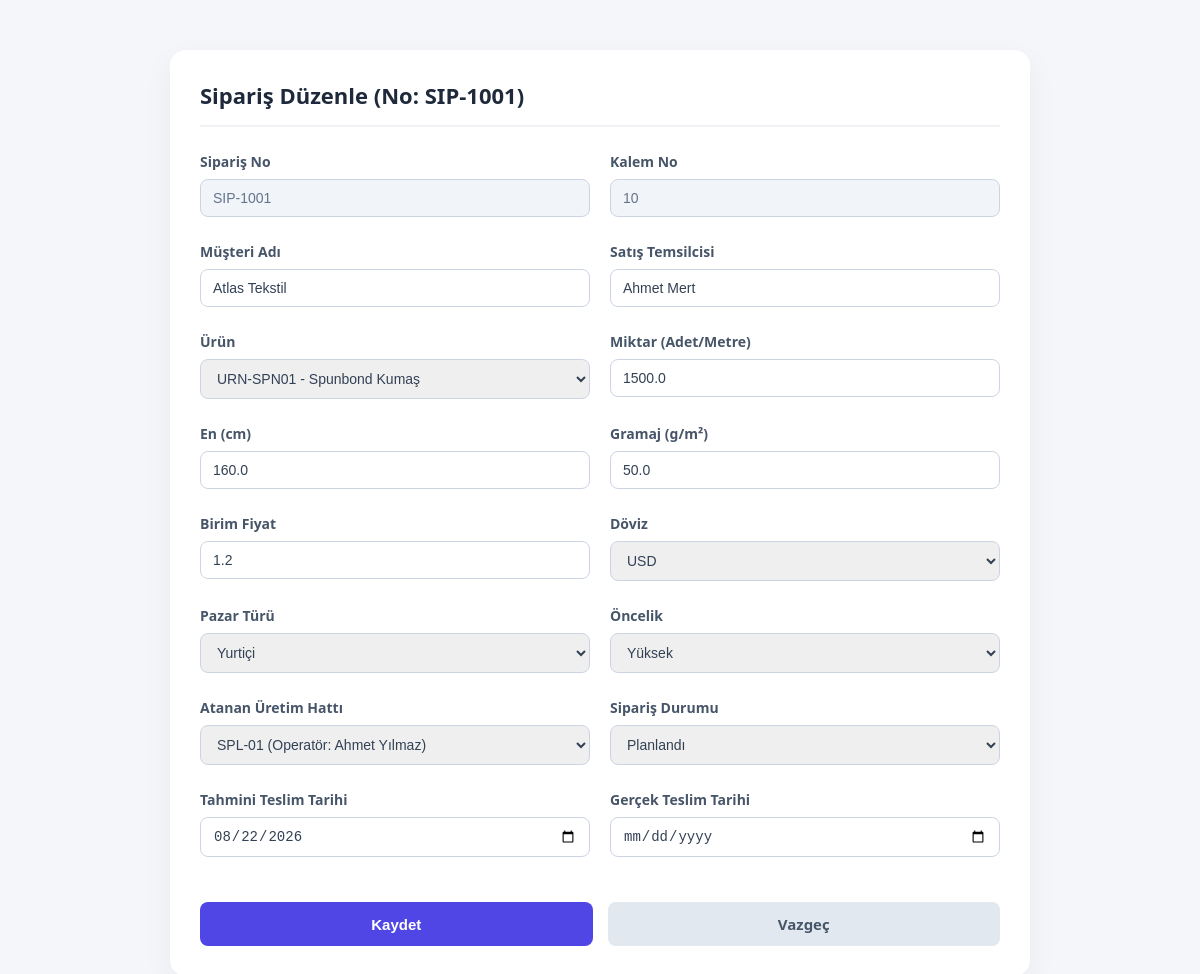
The page /orders/1/edit on the database as committed earlier.
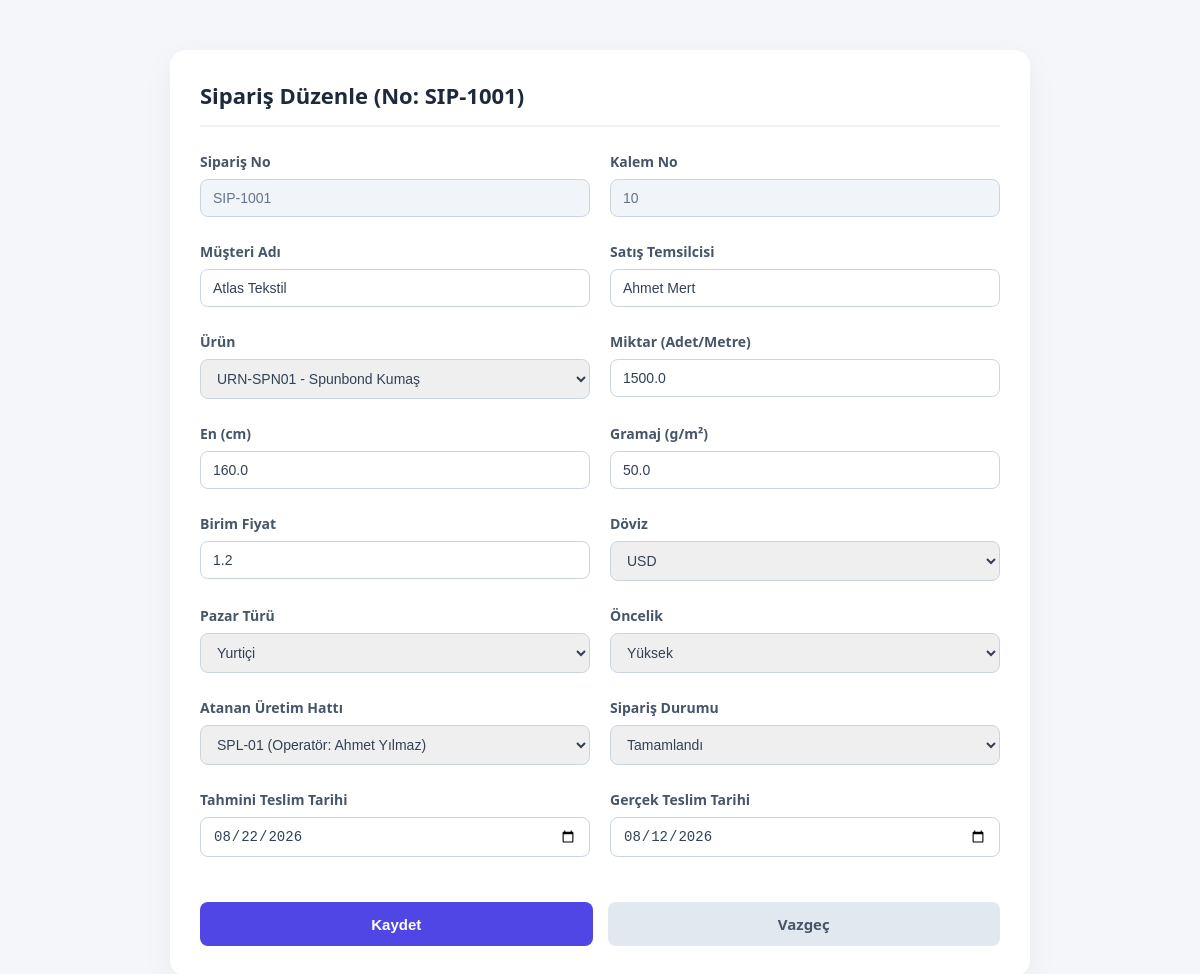
The same page on the database as committed later.
### app/models.py (models this page shows)
class Order(Base):
    __tablename__ = "orders"
    id: Mapped[int] = mapped_column(
        primary_key=True,
        index=True,
    )
    order_no: Mapped[str] = mapped_column(
        String(50),
        unique=False,
        nullable=False,
        index=True,
    )
    item_no: Mapped[str] = mapped_column(
        String(50),
        nullable=False,
        index=True,
    )
    customer_name: Mapped[str] = mapped_column(
        String(150),
        nullable=False,
    )
    product_id: Mapped[int | None] = mapped_column(
        ForeignKey("products.id"),
        nullable=True,
    )
    quantity: Mapped[float | None] = mapped_column(
        Float,
        nullable=True,
    )
    width: Mapped[float | None] = mapped_column(
        Float,
        nullable=True,
    )
    grammage: Mapped[float | None] = mapped_column(
        Float,
        nullable=True,
    )
    market_type: Mapped[str] = mapped_column(
        String(50),
        default="Yurtiçi",
        nullable=False,
    )
    sales_rep: Mapped[str | None] = mapped_column(
        String(100),
        nullable=True,
    )
    unit_price: Mapped[float] = mapped_column(
        Float,
        default=0.0,
        nullable=False,
    )
    currency: Mapped[str] = mapped_column(
        String(20),
        default="TRY",
        nullable=False,
    )
    production_line: Mapped[str | None] = mapped_column(
        String(50),
        nullable=True,
    )
    priority: Mapped[str] = mapped_column(
        String(50),
        default="Orta",
        nullable=False,
    )
    status: Mapped[str] = mapped_column(
        String(50),
        default="Yeni",
        nullable=False,
    )
    estimated_delivery_date: Mapped[date | None] = mapped_column(
        Date,
        nullable=True,
    )
    actual_delivery_date: Mapped[date | None] = mapped_column(
        Date,
        nullable=True,
    )
    completion_date: Mapped[date | None] = mapped_column(
        Date,
        nullable=True,
    )
    product = relationship("Product", back_populates="orders")

class Product(Base):
    __tablename__ = "products"
    id: Mapped[int] = mapped_column(primary_key=True, index=True)
    product_code: Mapped[str] = mapped_column(String(50), unique=True, nullable=False, index=True) # Örn: URN-SPN01
    product_name: Mapped[str] = mapped_column(String(150), nullable=False)
    product_group: Mapped[str | None] = mapped_column(String(100), nullable=True) # Örn: Spunbond, Meltblown
    standard_width: Mapped[float | None] = mapped_column(Float, nullable=True) # Standart en değeri (cm)
    grammage: Mapped[float | None] = mapped_column(Float, nullable=True) # Standart gramajı (g/m2)
    unit: Mapped[str] = mapped_column(String(20), default="Metre", nullable=False) # Ölçü birimi
    eligible_lines: Mapped[str | None] = mapped_column(String(150), nullable=True) # Üretilebildiği makineler (Örn: "SPL-01,SPL-02")
    is_active: Mapped[bool] = mapped_column(Boolean, default=True, nullable=False)
    orders = relationship("Order", back_populates="product")
    recipes = relationship("Recipe", back_populates="product")

class ProductionLine(Base):
    __tablename__ = "production_lines"
    id: Mapped[int] = mapped_column(
        primary_key=True,
        index=True,
    )
    line_name: Mapped[str] = mapped_column(
        String(50),
        nullable=False,
    )
    capacity: Mapped[int | None] = mapped_column(
        nullable=True,
    )
    operator_name: Mapped[str | None] = mapped_column(
        String(100),
        nullable=True,
    )

### app/main.py (the view)
@app.get("/orders/{id}/edit", response_class=HTMLResponse)
def get_edit_order_form(request: Request, id: int):
    db = SessionLocal()
    try:
        order = db.query(models.Order).filter(models.Order.id == id).first()
        lines = db.query(models.ProductionLine).all()
        products = db.query(models.Product).filter(models.Product.is_active == True).all()
        if not order:
            raise HTTPException(status_code=404, detail="Sipariş bulunamadı.")
    finally:
        db.close()
    return templates.TemplateResponse(
        request=request,
        name="order_form.html",
        context={
            "request": request,
            "order": order,
            "lines": lines,
            "products": products
        }
    )

### app/templates/order_form.html (shortened to what the changed rows need)
<!DOCTYPE html>
<html lang="tr">
<head>
</head>
<body>
    <div class="container">
        <div class="header">
            <h1>{% if order %}Sipariş Düzenle (No: {{ order.order_no }}){% else %}Yeni Sipariş Ekle{% endif %}</h1>
        </div>
        <form action="{% if order %}/orders/{{ order.id }}/edit{% else %}/orders/new{% endif %}" method="post">
            <div class="form-grid">
                <div class="form-group">
                    <label for="order_no">Sipariş No</label>
                    <input type="text" id="order_no" name="order_no" required
                           value="{{ order.order_no if order else '' }}"
                           {% if order %}readonly{% endif %}>
                </div>
                <div class="form-group">
                    <label for="item_no">Kalem No</label>
                    <input type="text" id="item_no" name="item_no" required
                           value="{{ order.item_no if order else '' }}"
                           {% if order %}readonly{% endif %}>
                </div>
                <div class="form-group">
                    <label for="customer_name">Müşteri Adı</label>
                    <input type="text" id="customer_name" name="customer_name" required
                           value="{{ order.customer_name if order else '' }}">
                </div>
                <div class="form-group">
                    <label for="sales_rep">Satış Temsilcisi</label>
                    <input type="text" id="sales_rep" name="sales_rep"
                           value="{{ order.sales_rep if order and order.sales_rep else '' }}">
                </div>
                <div class="form-group">
                    <label for="product_id">Ürün</label>
                    <select id="product_id" name="product_id" required>
                        {% for product in products %}
                            <option value="{{ product.id }}" {% if order and order.product_id == product.id %}selected{% endif %}>
                                {{ product.product_code }} - {{ product.product_name }}
                            </option>
                        {% endfor %}
                    </select>
                </div>
                <div class="form-group">
                    <label for="quantity">Miktar (Adet/Metre)</label>
                    <input type="number" step="any" id="quantity" name="quantity" required
                           value="{{ order.quantity if order else '' }}">
                </div>
                <div class="form-group">
                    <label for="width">En (cm)</label>
                    <input type="number" step="any" id="width" name="width"
                           value="{{ order.width if order and order.width else '' }}">
                </div>
                <div class="form-group">
                    <label for="grammage">Gramaj (g/m²)</label>
                    <input type="number" step="any" id="grammage" name="grammage"
                           value="{{ order.grammage if order and order.grammage else '' }}">
                </div>
                <div class="form-group">
                    <label for="unit_price">Birim Fiyat</label>
                    <input type="number" step="any" id="unit_price" name="unit_price" required
                           value="{{ order.unit_price if order else '0.0' }}">
                </div>
                <div class="form-group">
                    <label for="currency">Döviz</label>
                    <select id="currency" name="currency" required>
                        <option value="USD" {% if order and order.currency == 'USD' %}selected{% endif %}>USD</option>
                    </select>
                </div>
                <div class="form-group">
                    <label for="market_type">Pazar Türü</label>
                    <select id="market_type" name="market_type" required>
                        <option value="Yurtiçi" {% if order and order.market_type == 'Yurtiçi' or not order %}selected{% endif %}>Yurtiçi</option>
                    </select>
                </div>
                <div class="form-group">
                    <label for="priority">Öncelik</label>
                    <select id="priority" name="priority" required>
                        <option value="Yüksek" {% if order and order.priority == 'Yüksek' %}selected{% endif %}>Yüksek</option>
                    </select>
                </div>
                <div class="form-group">
                    <label for="production_line">Atanan Üretim Hattı</label>
                    <select id="production_line" name="production_line">
                        {% for line in lines %}
                            <option value="{{ line.line_name }}"
                                    {% if order and order.production_line == line.line_name %}selected{% endif %}>
                                {{ line.line_name }} (Operatör: {{ line.operator_name or 'Yok' }})
                            </option>
                        {% endfor %}
                    </select>
                </div>
                <div class="form-group">
                    <label for="status">Sipariş Durumu</label>
                    <select id="status" name="status" required>
                        <option value="Planlandı" {% if order and order.status == 'Planlandı' %}selected{% endif %}>Planlandı</option>
                        <option value="Tamamlandı" {% if order and order.status == 'Tamamlandı' %}selected{% endif %}>Tamamlandı</option>
                    </select>
                </div>
                <div class="form-group">
                    <label for="estimated_delivery_date">Tahmini Teslim Tarihi</label>
                    <input type="date" id="estimated_delivery_date" name="estimated_delivery_date" required
                           value="{{ order.estimated_delivery_date.strftime('%Y-%m-%d') if order and order.estimated_delivery_date else '' }}">
                </div>
                <div class="form-group">
                    <label for="actual_delivery_date">Gerçek Teslim Tarihi</label>
                    <input type="date" id="actual_delivery_date" name="actual_delivery_date"
                           value="{{ order.actual_delivery_date.strftime('%Y-%m-%d') if order and order.actual_delivery_date else '' }}">
                </div>
            </div>
        </form>
    </div>
</body>
</html>

Rows that differ between the two databases and show on the page:
changed Order "SIP-1001": status "Planlandı" → "Tamamlandı"; actual_delivery_date (not shown) → "08/12/2026"
